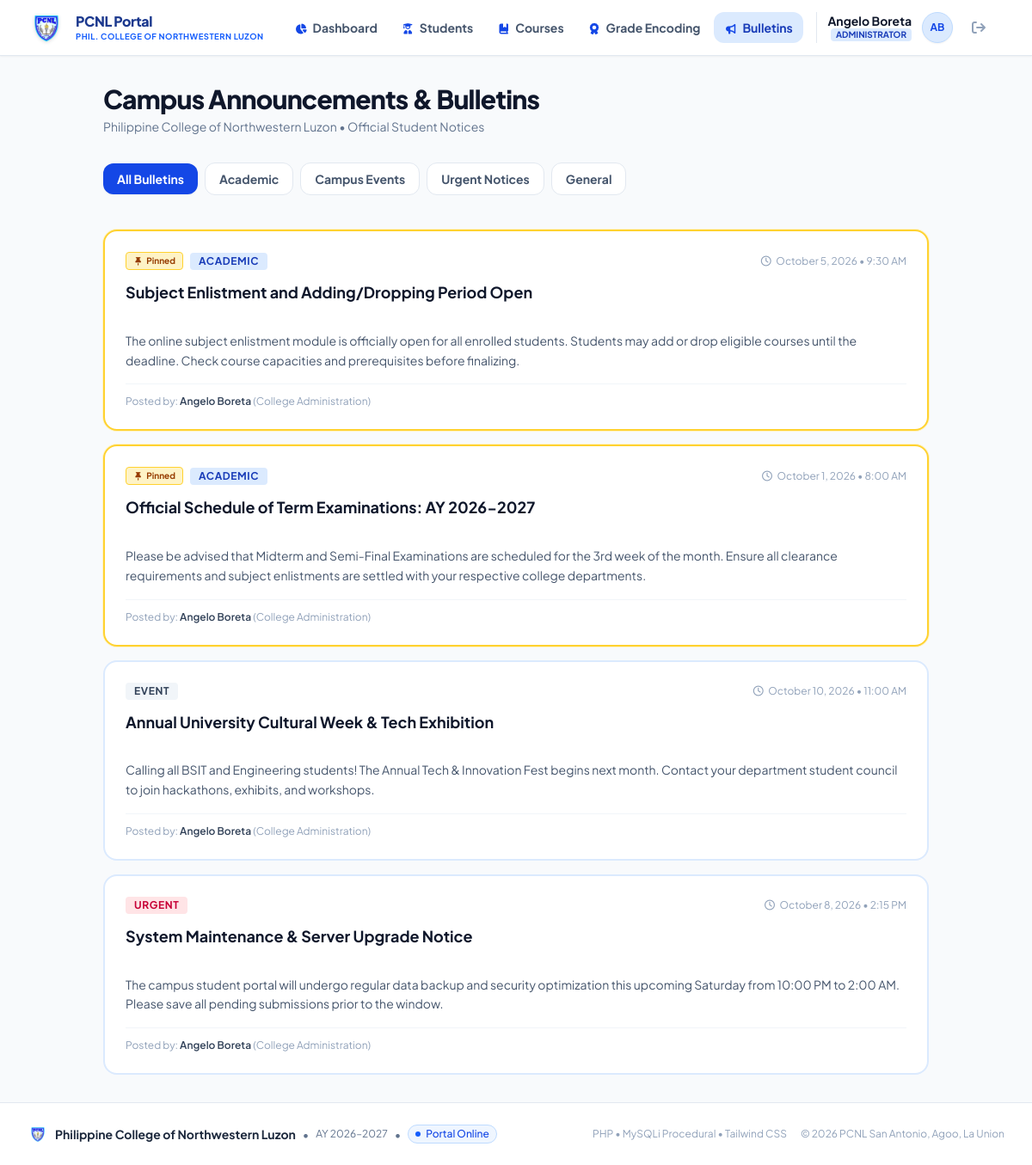
Page /student/announcements.php (signed in) on the committed database.
### tables this page shows
CREATE TABLE `announcements` (
  `id` INT AUTO_INCREMENT PRIMARY KEY,
  `author_id` INT NOT NULL,
  `title` VARCHAR(200) NOT NULL,
  `content` TEXT NOT NULL,
  `category` ENUM('Academic', 'Event', 'Urgent', 'General') DEFAULT 'General',
  `is_pinned` TINYINT(1) DEFAULT 0,
  `created_at` DATETIME DEFAULT CURRENT_TIMESTAMP,
  `updated_at` DATETIME DEFAULT CURRENT_TIMESTAMP ON UPDATE CURRENT_TIMESTAMP,
  FOREIGN KEY (`author_id`) REFERENCES `users`(`id`) ON DELETE CASCADE
);

CREATE TABLE `users` (
  `id` INT AUTO_INCREMENT PRIMARY KEY,
  `student_id_number` VARCHAR(30) UNIQUE NULL,
  `first_name` VARCHAR(50) NOT NULL,
  `middle_name` VARCHAR(50) NULL,
  `last_name` VARCHAR(50) NOT NULL,
  `email` VARCHAR(100) UNIQUE NOT NULL,
  `password` VARCHAR(255) NOT NULL,
  `role` ENUM('admin', 'faculty', 'student') NOT NULL DEFAULT 'student',
  `course` ENUM('BSIT', 'BEE', 'BSE', 'BSBA', 'BSA', 'BSCRIM', 'BSCE') NULL,
  `year_level` ENUM('1st Year', '2nd Year', '3rd Year', '4th Year') NULL,
  `section` VARCHAR(20) NULL,
  `contact_number` VARCHAR(25) NULL,
  `profile_photo` VARCHAR(255) NULL,
  `status` ENUM('Active', 'Inactive') DEFAULT 'Active',
  `created_at` DATETIME DEFAULT CURRENT_TIMESTAMP,
  `updated_at` DATETIME DEFAULT CURRENT_TIMESTAMP ON UPDATE CURRENT_TIMESTAMP
);

### config/helper.php (called while the page is built, shortened)
<?php
function sanitize($data) {
    return htmlspecialchars(trim((string)$data), ENT_QUOTES, 'UTF-8');
}

### student/announcements.php (the view, shortened to what this page needs)
<?php
require_once __DIR__ . '/../config/helper.php';
require_once __DIR__ . '/../includes/auth.php';
$category = isset($_GET['cat']) ? trim($_GET['cat']) : 'All';
$sql = "
    SELECT a.*, u.first_name, u.last_name
    FROM announcements a
    JOIN users u ON a.author_id = u.id
";
$sql .= " ORDER BY a.is_pinned DESC, a.created_at DESC";
$bulletins = array();
$result = mysqli_query($conn, $sql);
if ($result) {
    while ($row = mysqli_fetch_assoc($result)) {
        $bulletins[] = $row;
    }
}
require_once __DIR__ . '/../includes/header.php';
require_once __DIR__ . '/../includes/navbar.php';
?>
<div class="max-w-5xl mx-auto px-4 sm:px-6 lg:px-8 py-8 w-full flex-1">
    <div class="mb-8">
        <h1 class="text-2xl sm:text-3xl font-black text-slate-900 tracking-tight">Campus Announcements & Bulletins</h1>
        <p class="mt-1 text-xs sm:text-sm text-slate-500">Philippine College of Northwestern Luzon &bull; Official Student Notices</p>
    </div>
    <div class="flex items-center space-x-2 overflow-x-auto pb-4 mb-6 text-xs sm:text-sm">
        <?php
            $tabs = array('All' => 'All Bulletins', 'Academic' => 'Academic', 'Event' => 'Campus Events', 'Urgent' => 'Urgent Notices', 'General' => 'General');
            foreach ($tabs as $k => $label):
        ?>
            <a href="?cat=<?= $k ?>" class="px-4 py-2 rounded-xl font-bold transition whitespace-nowrap <?= $category === $k ? 'bg-blue-700 text-white shadow-xs' : 'bg-white text-slate-600 hover:bg-blue-50 border border-slate-200' ?>">
                <?= $label ?>
            </a>
        <?php endforeach; ?>
    </div>
    <div class="space-y-4">
        <?php if (empty($bulletins)): ?>
            <div class="bg-white p-12 text-center rounded-2xl border-2 border-blue-100 text-slate-400">
                <i class="fa-solid fa-bullhorn text-3xl mb-3 text-slate-300"></i>
                <p class="text-base font-bold text-slate-700">No announcements in this category</p>
                <p class="text-xs text-slate-400 mt-1">Check back later for university updates.</p>
            </div>
        <?php else: ?>
            <?php foreach ($bulletins as $b): ?>
                <div class="bg-white p-6 rounded-2xl border-2 transition hover:shadow-md <?= $b['is_pinned'] ? 'border-amber-300 ring-1 ring-amber-100' : 'border-blue-100' ?>">
                    <div class="flex flex-wrap items-center justify-between gap-2 mb-3">
                        <div class="flex items-center space-x-2">
                            <?php if ($b['is_pinned']): ?>
                                <span class="inline-flex items-center px-2 py-0.5 rounded text-[10px] font-bold bg-amber-100 text-amber-800 border border-amber-300">
                                    <i class="fa-solid fa-thumbtack mr-1 text-[9px]"></i>Pinned
                                </span>
                            <?php endif; ?>
                            <span class="inline-flex items-center px-2.5 py-0.5 rounded text-xs font-bold uppercase tracking-wider
                                <?= $b['category'] === 'Urgent' ? 'bg-rose-100 text-rose-700' : ($b['category'] === 'Academic' ? 'bg-blue-100 text-blue-800' : 'bg-slate-100 text-slate-700') ?>">
                                <?= sanitize($b['category']) ?>
                            </span>
                        </div>
                        <div class="text-xs text-slate-400 flex items-center space-x-1">
                            <i class="fa-regular fa-clock"></i>
                            <span><?= date('F j, Y', strtotime($b['created_at'])) ?> &bull; <?= date('g:i A', strtotime($b['created_at'])) ?></span>
                        </div>
                    </div>
                    <h2 class="text-base sm:text-lg font-bold text-slate-900 mb-2">
                        <?= sanitize($b['title']) ?>
                    </h2>
                    <div class="text-xs sm:text-sm text-slate-600 leading-relaxed whitespace-pre-line">
                        <?= sanitize($b['content']) ?>
                    </div>
                    <div class="mt-4 pt-3 border-t border-slate-100 flex items-center justify-between text-xs text-slate-400">
                        <span>Posted by: <strong class="text-slate-700 font-semibold"><?= sanitize($b['first_name'] . ' ' . $b['last_name']) ?></strong> (College Administration)</span>
                    </div>
                </div>
            <?php endforeach; ?>
        <?php endif; ?>
    </div>
</div>
<?php require_once __DIR__ . '/../includes/footer.php'; ?>

### assets/css/custom.css (style rules this page uses)
body { font-family: 'Plus Jakarta Sans', system-ui, -apple-system, BlinkMacSystemFont, "Segoe UI", Roboto, sans-serif; min-height: 100vh; }

### rows in the picture
announcements: is_pinned 1 (drawn), category "ACADEMIC", created_at "October 5, 2026", created_at "9:30 AM", title "Subject Enlistment and Adding/Dropping Period Open", content "The online subject enlistment module is officially open for all enrolled students. Students may add or drop eligible courses until the deadline. Check course capacities and prerequisites before finalizing.", author.last_name "Angelo Boreta"
announcements: is_pinned 1 (drawn), category "ACADEMIC", created_at "October 1, 2026", created_at "8:00 AM", title "Official Schedule of Term Examinations: AY 2026-2027", content "Please be advised that Midterm and Semi-Final Examinations are scheduled for the 3rd week of the month. Ensure all clearance requirements and subject enlistments are settled with your respective college departments.", author.last_name "Angelo Boreta"
announcements: category "EVENT", created_at "October 10, 2026", created_at "11:00 AM", title "Annual University Cultural Week & Tech Exhibition", content "Calling all BSIT and Engineering students! The Annual Tech & Innovation Fest begins next month. Contact your department student council to join hackathons, exhibits, and workshops.", author.last_name "Angelo Boreta"
announcements: category "URGENT", created_at "October 8, 2026", created_at "2:15 PM", title "System Maintenance & Server Upgrade Notice", content "The campus student portal will undergo regular data backup and security optimization this upcoming Saturday from 10:00 PM to 2:00 AM. Please save all pending submissions prior to the window.", author.last_name "Angelo Boreta"

### other values in the picture
$currentUser['name'] "Angelo Boreta"
$label "All Bulletins"
$label "Academic"
$label "Campus Events"
$label "Urgent Notices"
$label "General"
